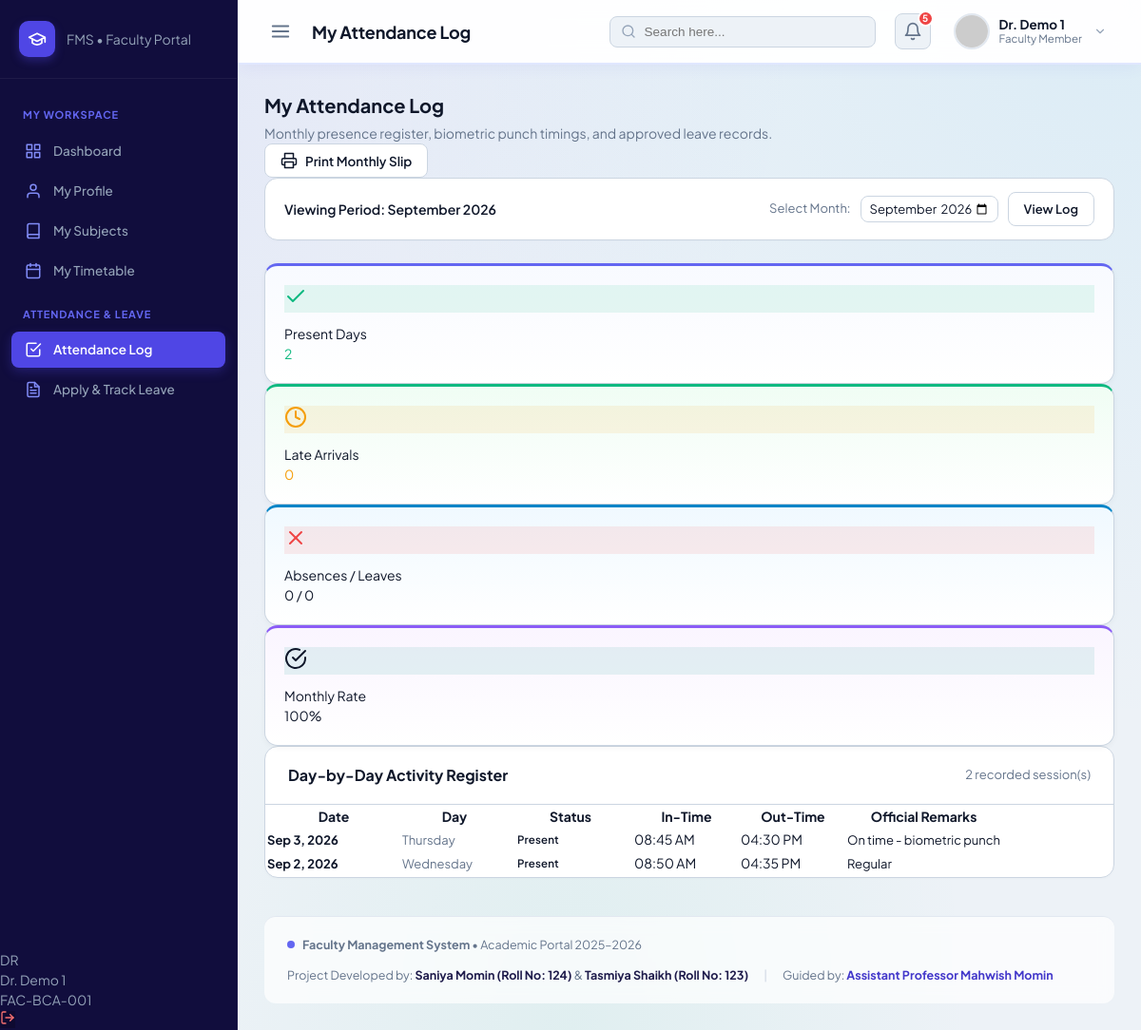
/faculty/attendance.php (signed in), run on the app's committed database.
### tables this page shows
CREATE TABLE `attendance` (
  `id` INT AUTO_INCREMENT PRIMARY KEY,
  `faculty_id` INT NOT NULL,
  `attendance_date` DATE NOT NULL,
  `status` ENUM('Present', 'Absent', 'On Leave', 'Late') NOT NULL DEFAULT 'Present',
  `in_time` TIME DEFAULT NULL,
  `out_time` TIME DEFAULT NULL,
  `remarks` VARCHAR(255) DEFAULT NULL,
  `recorded_by` INT DEFAULT NULL,
  `created_at` TIMESTAMP DEFAULT CURRENT_TIMESTAMP,
  UNIQUE KEY `unique_faculty_attendance_date` (`faculty_id`, `attendance_date`),
  INDEX `idx_attendance_date` (`attendance_date`),
  INDEX `idx_attendance_status` (`status`),
  CONSTRAINT `fk_attendance_faculty` FOREIGN KEY (`faculty_id`) 
    REFERENCES `faculty` (`id`) ON DELETE CASCADE ON UPDATE CASCADE,
  CONSTRAINT `fk_attendance_recorder` FOREIGN KEY (`recorded_by`) 
    REFERENCES `users` (`id`) ON DELETE SET NULL ON UPDATE CASCADE
);

### includes/functions.php (called while the page is built, shortened)
<?php
function escape($string) {
    return htmlspecialchars((string)($string ?? ''), ENT_QUOTES, 'UTF-8');
}

### faculty/attendance.php (the view, shortened to what this page needs)
<?php
$db = getDB();
$facultyId = (int)$_SESSION['faculty_id'];
$selectedMonth = $_GET['month'] ?? date('Y-m');
$startDate = $selectedMonth . '-01';
$endDate = date('Y-m-t', strtotime($startDate));
$records = [];
try {
    $stmt = $db->prepare("
        SELECT * FROM attendance
        WHERE faculty_id = ? AND attendance_date BETWEEN ? AND ?
        ORDER BY attendance_date DESC
    ");
    $stmt->execute([$facultyId, $startDate, $endDate]);
    $records = $stmt->fetchAll();
} catch (Exception $e) {
    error_log("Faculty Attendance Error: " . $e->getMessage());
}
$presentCount = 0;
$lateCount = 0;
$absentCount = 0;
$leaveCount = 0;
$totalDays = count($records);
foreach ($records as $r) {
    if ($r['status'] === 'Present') $presentCount++;
    elseif ($r['status'] === 'Late') $lateCount++;
    elseif ($r['status'] === 'Absent') $absentCount++;
    elseif ($r['status'] === 'On-Leave') $leaveCount++;
}
$effectivePresent = $presentCount + $lateCount;
$attendancePct = ($totalDays > 0) ? round(($effectivePresent / $totalDays) * 100, 1) : 100;
include __DIR__ . '/../includes/header.php';
?>
<div class="content-header">
    <div>
        <h2 style="font-size: 20px; font-weight: 700; color: var(--text); margin: 0 0 4px;">My Attendance Log</h2>
        <p style="color: var(--text-muted); font-size: 14px; margin: 0;">Monthly presence register, biometric punch timings, and approved leave records.</p>
    </div>
    <div class="no-print">
        <button type="button" class="btn btn-secondary" onclick="window.print();">
            <svg width="18" height="18" viewBox="0 0 24 24" fill="none" stroke="currentColor" stroke-width="2" stroke-linecap="round" stroke-linejoin="round">
                <polyline points="6 9 6 2 18 2 18 9"/>
                <path d="M6 18H4a2 2 0 0 1-2-2v-5a2 2 0 0 1 2-2h16a2 2 0 0 1 2 2v5a2 2 0 0 1-2 2h-2"/>
                <rect x="6" y="14" width="12" height="8"/>
            </svg>
            Print Monthly Slip
        </button>
    </div>
</div>
<div class="card no-print" style="margin-bottom: 24px;">
    <div class="card-body" style="padding: 14px 20px; display: flex; justify-content: space-between; align-items: center; flex-wrap: wrap; gap: 14px;">
        <div style="font-weight: 600; color: var(--text);">
            Viewing Period: <?php echo date('F Y', strtotime($startDate)); ?>
        </div>
        <form method="GET" action="" style="display: flex; gap: 10px; align-items: center;">
            <label style="font-size: 13px; color: var(--text-muted);">Select Month:</label>
            <input type="month"
                   name="month"
                   class="form-control"
                   value="<?php echo escape($selectedMonth); ?>"
                   max="<?php echo date('Y-m'); ?>"
                   style="font-size: 13px; padding: 4px 8px; width: auto;"
                   onchange="this.form.submit()">
            <button type="submit" class="btn btn-secondary" style="height: 36px; font-size: 13px;">
                View Log
            </button>
        </form>
    </div>
</div>
<div class="stats-grid">
    <div class="stat-card">
        <div class="stat-icon" style="background: rgba(16, 185, 129, 0.1); color: var(--success);">
            <svg width="24" height="24" viewBox="0 0 24 24" fill="none" stroke="currentColor" stroke-width="2" stroke-linecap="round" stroke-linejoin="round">
                <polyline points="20 6 9 17 4 12"/>
            </svg>
        </div>
        <div class="stat-info">
            <div class="stat-label">Present Days</div>
            <div class="stat-value" style="color: var(--success);"><?php echo $presentCount; ?></div>
        </div>
    </div>
    <div class="stat-card">
        <div class="stat-icon" style="background: rgba(245, 158, 11, 0.1); color: var(--warning);">
            <svg width="24" height="24" viewBox="0 0 24 24" fill="none" stroke="currentColor" stroke-width="2" stroke-linecap="round" stroke-linejoin="round">
                <circle cx="12" cy="12" r="10"/>
                <polyline points="12 6 12 12 16 14"/>
            </svg>
        </div>
        <div class="stat-info">
            <div class="stat-label">Late Arrivals</div>
            <div class="stat-value" style="color: var(--warning);"><?php echo $lateCount; ?></div>
        </div>
    </div>
    <div class="stat-card">
        <div class="stat-icon" style="background: rgba(239, 68, 68, 0.1); color: var(--danger);">
            <svg width="24" height="24" viewBox="0 0 24 24" fill="none" stroke="currentColor" stroke-width="2" stroke-linecap="round" stroke-linejoin="round">
                <line x1="18" y1="6" x2="6" y2="18"/>
                <line x1="6" y1="6" x2="18" y2="18"/>
            </svg>
        </div>
        <div class="stat-info">
            <div class="stat-label">Absences / Leaves</div>
            <div class="stat-value"><?php echo $absentCount; ?> / <?php echo $leaveCount; ?></div>
        </div>
    </div>
    <div class="stat-card">
        <div class="stat-icon" style="background: rgba(13, 148, 136, 0.1); color: var(--accent);">
            <svg width="24" height="24" viewBox="0 0 24 24" fill="none" stroke="currentColor" stroke-width="2" stroke-linecap="round" stroke-linejoin="round">
                <path d="M22 11.08V12a10 10 0 1 1-5.93-9.14"/>
                <polyline points="22 4 12 14.01 9 11.01"/>
            </svg>
        </div>
        <div class="stat-info">
            <div class="stat-label">Monthly Rate</div>
            <div class="stat-value"><?php echo $attendancePct; ?>%</div>
        </div>
    </div>
</div>
<div class="card">
    <div class="card-header">
        <h3 class="card-title">Day-by-Day Activity Register</h3>
        <span style="font-size: 13px; color: var(--text-muted);"><?php echo $totalDays; ?> recorded session(s)</span>
    </div>
    <div class="table-responsive">
        <table class="table">
            <thead>
                <tr>
                    <th style="width: 140px;">Date</th>
                    <th style="width: 110px;">Day</th>
                    <th style="width: 130px;">Status</th>
                    <th style="width: 110px;">In-Time</th>
                    <th style="width: 110px;">Out-Time</th>
                    <th>Official Remarks</th>
                </tr>
            </thead>
            <tbody>
                <?php if (empty($records)): ?>
                    <tr>
                        <td colspan="6" style="text-align: center; color: var(--text-muted); padding: 30px;">
                            No attendance records posted for <?php echo date('F Y', strtotime($startDate)); ?>.
                        </td>
                    </tr>
                <?php else: ?>
                    <?php foreach ($records as $row):
                        $badgeClass = 'badge-success';
                    ?>
                        <tr>
                            <td>
                                <strong style="font-size: 13px; color: var(--text);">
                                    <?php echo date('M j, Y', strtotime($row['attendance_date'])); ?>
                                </strong>
                            </td>
                            <td>
                                <span style="font-size: 13px; color: var(--text-muted);">
                                    <?php echo date('l', strtotime($row['attendance_date'])); ?>
                                </span>
                            </td>
                            <td>
                                <span class="badge <?php echo $badgeClass; ?>" style="font-weight: 600;">
                                    <?php echo escape($row['status']); ?>
                                </span>
                            </td>
                            <td>
                                <?php echo !empty($row['in_time']) ? date('h:i A', strtotime($row['in_time'])) : '<span style="color:var(--text-muted);">&ndash;</span>'; ?>
                            </td>
                            <td>
                                <?php echo !empty($row['out_time']) ? date('h:i A', strtotime($row['out_time'])) : '<span style="color:var(--text-muted);">&ndash;</span>'; ?>
                            </td>
                            <td>
                                <?php if (!empty($row['remarks'])): ?>
                                    <span style="font-size: 13px; color: var(--text);"><?php echo escape($row['remarks']); ?></span>
                                <?php else: ?>
                                    <span style="color: var(--text-muted); font-size: 12px;">Regular duty</span>
                                <?php endif; ?>
                            </td>
                        </tr>
                    <?php endforeach; ?>
                <?php endif; ?>
            </tbody>
        </table>
    </div>
</div>
<?php include __DIR__ . '/../includes/footer.php'; ?>

### assets/css/style.css (style rules this page uses)
:root { --primary: #4F46E5; --primary-hover: #4338CA; --primary-light: #EEF2FF; --sidebar-bg: #110D3D; --sidebar-hover: rgba(255, 255, 255, 0.07); --sidebar-active: #4F46E5; --sidebar-text: #94A3B8; --sidebar-text-active: #FFFFFF; --sidebar-header: #6366F1; --bg-main: #EDF2F7; --surface: #FFFFFF; --surface-subtle: #E2E8F0; --text-main: #0F172A; --text-muted: #64748B; --text-light: #94A3B8; --border: #CBD5E1; --border-light: #E2E8F0; --success: #10B981; --success-bg: #DCFCE7; --success-text: #15803D; --warning: #F59E0B; --warning-bg: #FEF3C7; --warning-text: #B45309; --danger: #EF4444; --danger-bg: #FEE2E2; --danger-text: #B91C1C; --info: #0284C7; --info-bg: #E0F2FE; --info-text: #0369A1; --sidebar-width: 250px; --topbar-height: 68px; --radius-sm: 6px; --radius-md: 10px; --radius-lg: 14px; }
*, *::before, *::after { box-sizing: border-box; margin: 0; padding: 0; }
body { font-family: 'Plus Jakarta Sans', -apple-system, BlinkMacSystemFont, "Segoe UI", Roboto, sans-serif; background-color: #EDF2F7; background-image: radial-gradient(at 0% 0%, rgba(99, 102, 241, 0.09) 0px, transparent 50%), radial-gradient(at 100% 0%, rgba(14, 165, 233, 0.08) 0px, transparent 50%), radial-gradient(at 50% 100%, rgba(16, 185, 129, 0.06) 0px, transparent 50%); background-attachment: fixed; color: var(--text-main); font-size: 14px; line-height: 1.5; -webkit-font-smoothing: antialiased; }
.stat-card { background: #FFFFFF; border: 1px solid var(--border); border-radius: var(--radius-lg); padding: 20px; display: flex; flex-direction: column; gap: 12px; box-shadow: 0 2px 6px rgba(0, 0, 0, 0.04); transition: transform 0.2s ease, box-shadow 0.2s ease, border-color 0.2s ease; position: relative; overflow: hidden; }
.stat-card:nth-child(1) { border-top: 3.5px solid #6366F1; background: linear-gradient(180deg, #F8FAFF 0%, #FFFFFF 100%); }
.stat-card:nth-child(2) { border-top: 3.5px solid #10B981; background: linear-gradient(180deg, #F0FDF4 0%, #FFFFFF 100%); }
.stat-card:nth-child(3) { border-top: 3.5px solid #0284C7; background: linear-gradient(180deg, #F0F9FF 0%, #FFFFFF 100%); }
.stat-card:nth-child(4) { border-top: 3.5px solid #8B5CF6; background: linear-gradient(180deg, #FAF5FF 0%, #FFFFFF 100%); }
.badge { display: inline-flex; align-items: center; padding: 3px 9px; border-radius: 9999px; font-size: 11.5px; font-weight: 600; letter-spacing: 0.01em; white-space: nowrap; }
.card { background: #FFFFFF; border: 1px solid var(--border); border-radius: var(--radius-lg); box-shadow: 0 1px 3px rgba(0, 0, 0, 0.02); overflow: hidden; }
.card-header { padding: 18px 24px; border-bottom: 1px solid var(--border); display: flex; align-items: center; justify-content: space-between; flex-wrap: wrap; gap: 12px; }
.card-title { font-size: 16px; font-weight: 700; color: var(--text-main); }
.card-body { padding: 24px; }
.form-control, .form-select { background: #FFFFFF; border: 1px solid var(--border); border-radius: 8px; padding: 8px 14px; font-size: 13.5px; color: var(--text-main); outline: none; transition: all 0.15s ease; font-family: inherit; }
.btn { display: inline-flex; align-items: center; justify-content: center; gap: 8px; padding: 8px 16px; border-radius: 8px; font-size: 13.5px; font-weight: 600; cursor: pointer; transition: all 0.15s ease; border: 1px solid transparent; text-decoration: none; font-family: inherit; }
.btn-secondary { background: #FFFFFF; border-color: var(--border); color: var(--text-main); }
.table-responsive { width: 100%; overflow-x: auto; }

### data on the page
attendance: attendance_date "Sep 3, 2026", attendance_date "Thursday", status "Present", in_time "08:45 AM", out_time "04:30 PM", remarks "On time - biometric punch"
attendance: attendance_date "Sep 2, 2026", attendance_date "Wednesday", status "Present", in_time "08:50 AM", out_time "04:35 PM", remarks "Regular"

### other printed values
substr(escape($facName), 0, 2) "DR"
$facName "Dr. Demo 1"
$facEmpId "FAC-BCA-001"
$pageTitle "My Attendance Log"
$currentUser['full_name'] ?: 'Administrator' "Dr. Demo 1"
$presentCount "2"
$lateCount "0"
$absentCount "0"
$leaveCount "0"
$attendancePct "100"
$totalDays "2"
